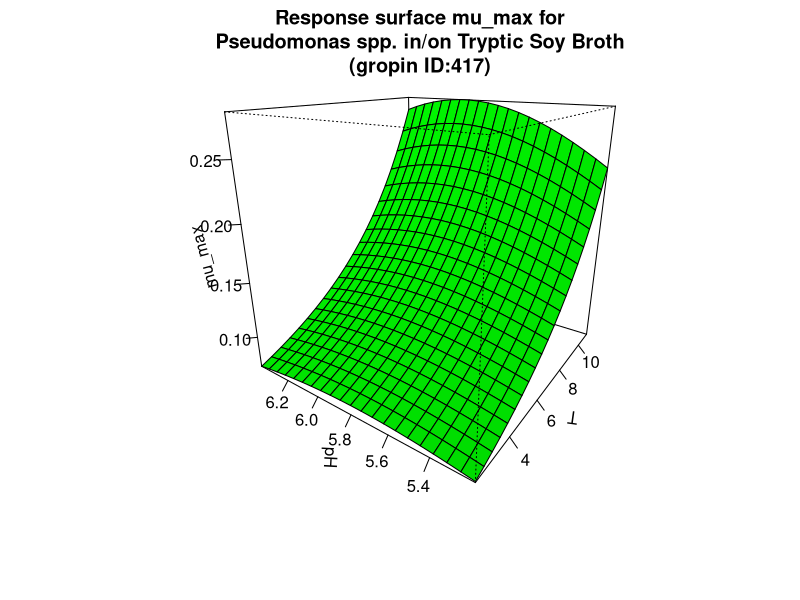

R code for this plot:
#############################
# start of Parameter script
#############################
T <- seq(2.002,10.989010989011,length.out=21)
pH <- seq(5.2052,6.39360639360639,length.out=21)
#############################
# end of Parameter script
#############################
############################# 
# start of Model script Gropin ID 417 
#############################
 
# constant coefficients for this model
 
variables <- data.frame(T,pH)
argumentsPar <- expand.grid(variables)
 
# heart of the model
response_surface <- function(T,pH) {
   mumax <-exp(-12.65+0.004234*(T^2)-0.3024*(pH^2)+0.01535*T*pH-0.004356*T+3.467*pH)

return(mumax=mumax)
} 

# output parameters
mumax <- cbind(argumentsPar,response_surface(argumentsPar['T'],argumentsPar['pH']))
colnames(mumax) <- c(colnames(argumentsPar),'mumax')
#############################
# End of Model script
#############################
############################# 
# start of Visualisation script Gropin ID 417 
#############################
persp(T,pH,matrix(unlist(mumax$mumax),nrow=21),col = 'green',xlab='T',ylab='pH',zlab='mu_max',main='Response surface mu_max for
Pseudomonas spp. in/on Tryptic Soy Broth
(gropin ID:417)',theta=305,phi=20,shade=0.25,ticktype = 'detailed')
#############################
# End of Visualisation script
#############################
